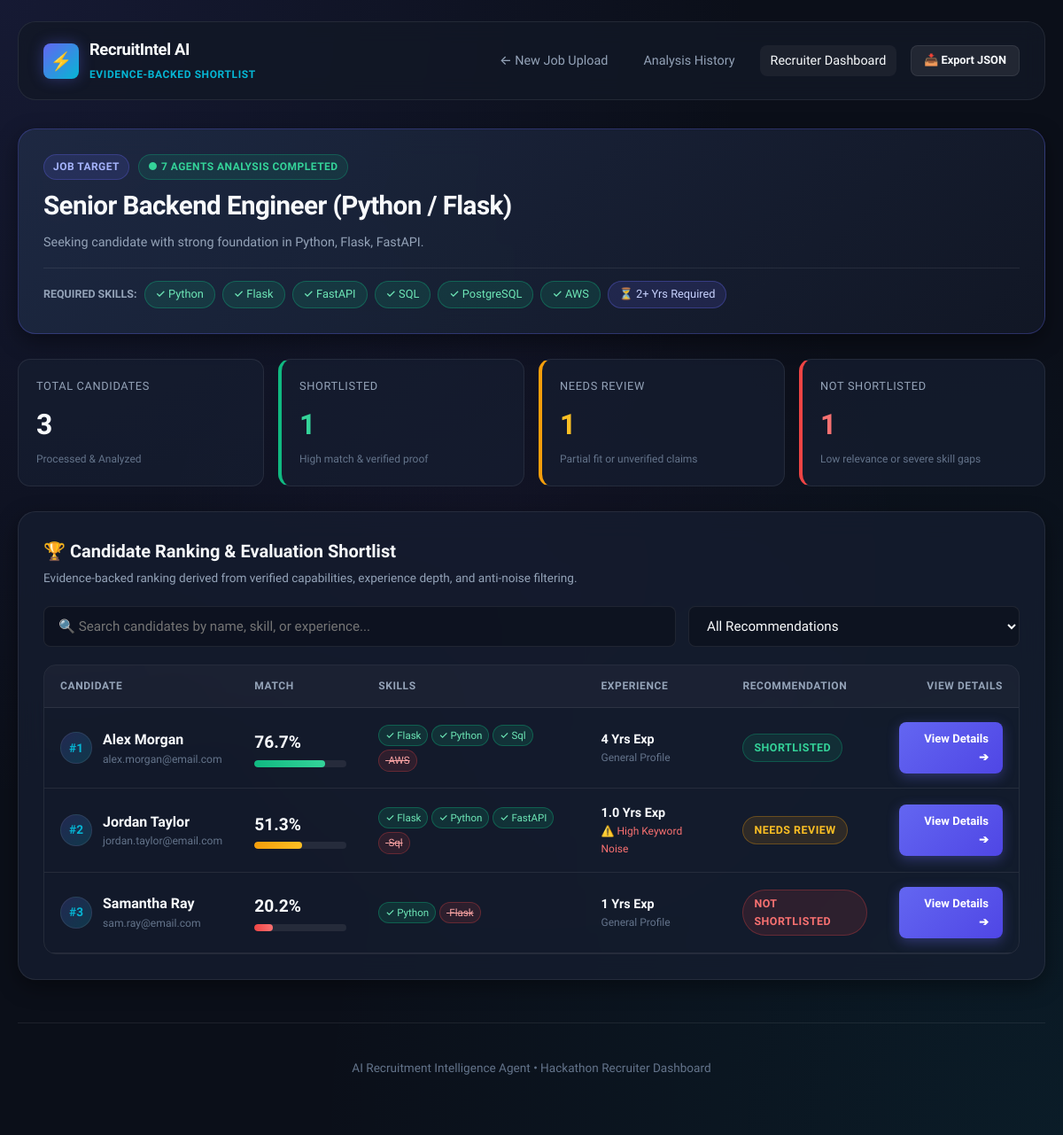
The app's page /dashboard/1 with its own data.
### tables this page shows
CREATE TABLE jobs (
            id INTEGER PRIMARY KEY AUTOINCREMENT,
            title TEXT NOT NULL,
            company TEXT,
            file_name TEXT,
            file_path TEXT,
            raw_text TEXT NOT NULL,
            extracted_requirements TEXT,
            created_at TIMESTAMP DEFAULT CURRENT_TIMESTAMP
        );

CREATE TABLE candidates (
            id INTEGER PRIMARY KEY AUTOINCREMENT,
            job_id INTEGER NOT NULL,
            name TEXT NOT NULL,
            email TEXT,
            phone TEXT,
            file_name TEXT NOT NULL,
            file_path TEXT,
            raw_text TEXT NOT NULL,
            parsed_sections TEXT,
            extracted_skills TEXT,
            evidence_items TEXT,
            noise_signals TEXT,
            match_score REAL DEFAULT 0.0,
            score_breakdown TEXT,
            match_tier TEXT DEFAULT 'Uploaded',
            executive_summary TEXT,
            interview_questions TEXT,
            analysis_status TEXT DEFAULT 'uploaded',
            error_message TEXT,
            created_at TIMESTAMP DEFAULT CURRENT_TIMESTAMP,
            FOREIGN KEY (job_id) REFERENCES jobs (id) ON DELETE CASCADE
        );

### app.py (the view)
@app.route("/dashboard/<int:job_id>")
def dashboard(job_id: int):
    job = get_job_by_id(job_id)
    if not job:
        return redirect(url_for("index"))
    raw_candidates = get_candidates_by_job(job_id)
    jd_data = safe_json_loads(job.get("extracted_requirements"), {})
    candidates = []
    noise_flagged_count = 0
    shortlisted_count = 0
    needs_review_count = 0
    not_shortlisted_count = 0
    for c in raw_candidates:
        cand_dict = dict(c)
        cand_dict["parsed_sections"] = safe_json_loads(c.get("parsed_sections"), {})
        cand_dict["skills_data"] = safe_json_loads(c.get("extracted_skills"), {})
        cand_dict["noise_data"] = safe_json_loads(c.get("noise_signals"), {})
        cand_dict["evidence_data"] = safe_json_loads(c.get("evidence_items"), [])
        cand_dict["score_breakdown"] = safe_json_loads(c.get("score_breakdown"), {})
        cand_dict["evidence_count"] = len(cand_dict["evidence_data"])
        cand_dict["verified_evidence_count"] = sum(
            1 for e in cand_dict["evidence_data"] if e.get("status") == "VERIFIED"
        )
        score = cand_dict.get("match_score", 0.0)
        if score >= 75.0 or cand_dict.get("match_tier") == "Strong Shortlist":
            cand_dict["recommendation_label"] = "Shortlisted"
            cand_dict["recommendation_class"] = "badge-success"
            shortlisted_count += 1
        elif score >= 50.0 or cand_dict.get("match_tier") in ["Potential Match", "Needs Review"]:
            cand_dict["recommendation_label"] = "Needs Review"
            cand_dict["recommendation_class"] = "badge-warning"
            needs_review_count += 1
        else:
            cand_dict["recommendation_label"] = "Not Shortlisted"
            cand_dict["recommendation_class"] = "badge-danger"
            not_shortlisted_count += 1
        if cand_dict["noise_data"] and cand_dict["noise_data"].get("noise_risk_level") in ["MEDIUM", "HIGH"]:
            noise_flagged_count += 1
        candidates.append(cand_dict)
    return render_template(
        "dashboard.html",
        job=job,
        jd_data=jd_data,
        candidates=candidates,
        total_candidates=len(candidates),
        shortlisted_count=shortlisted_count,
        needs_review_count=needs_review_count,
        not_shortlisted_count=not_shortlisted_count,
        noise_flagged_count=noise_flagged_count
    )

### app.py (called while the page is built)
def is_gemini_configured() -> bool:
    return GeminiService.is_configured()

@app.context_processor
def inject_global_vars():
    return {
        "gemini_active": is_gemini_configured()
    }

### database/database.py (called while the page is built)
def get_db_connection() -> sqlite3.Connection:
    os.makedirs(os.path.dirname(DB_PATH), exist_ok=True)
    conn = sqlite3.connect(DB_PATH)
    conn.row_factory = sqlite3.Row
    conn.execute("PRAGMA foreign_keys = ON")
    return conn

def get_job_by_id(job_id: int) -> Optional[Dict[str, Any]]:
    conn = get_db_connection()
    cursor = conn.cursor()
    cursor.execute("SELECT * FROM jobs WHERE id = ?", (job_id,))
    row = cursor.fetchone()
    conn.close()
    return dict(row) if row else None

def get_candidates_by_job(job_id: int) -> List[Dict[str, Any]]:
    conn = get_db_connection()
    cursor = conn.cursor()
    cursor.execute("""
        SELECT * FROM candidates
        WHERE job_id = ?
        ORDER BY match_score DESC, id ASC
    """, (job_id,))
    rows = cursor.fetchall()
    conn.close()
    return [dict(r) for r in rows]

### utils/gemini_service.py (called while the page is built)
    @classmethod
    def get_api_key(cls) -> Optional[str]:
        load_dotenv(override=True)
        key = os.getenv("GEMINI_API_KEY", "").strip()
        if not key or key in ["your_gemini_api_key_here", "your_actual_gemini_api_key_here", ""]:
            return None
        return key

    @classmethod
    def is_configured(cls) -> bool:
        return cls.get_api_key() is not None

### utils/helpers.py (called while the page is built)
def safe_json_loads(data: Any, default: Any = None) -> Any:
    if data is None:
        return default if default is not None else {}
    if isinstance(data, (dict, list)):
        return data
    try:
        return json.loads(data)
    except Exception:
        return default if default is not None else {}

### templates/dashboard.html (shortened to what this page needs)
<!DOCTYPE html>
<html lang="en">
<head>
  <link rel="stylesheet" href="{{ url_for('static', filename='css/style.css') }}">
</head>
<body>
  <div class="container">
    <nav class="navbar">
      <a href="/" class="nav-brand">
        <div class="brand-icon">⚡</div>
        <div class="brand-text">
          <h1>RecruitIntel AI</h1>
          <span>Evidence-Backed Shortlist</span>
        </div>
      </a>
      <div class="nav-links">
        <a href="/" class="nav-link">← New Job Upload</a>
        <a href="/history" class="nav-link">Analysis History</a>
        <a href="/dashboard/{{ job.id }}" class="nav-link active">Recruiter Dashboard</a>
        <a href="/api/job/{{ job.id }}/export" class="btn btn-secondary" style="padding: 6px 14px; font-size: 0.8rem;" target="_blank">
          📥 Export JSON
        </a>
      </div>
    </nav>
    <div class="card" style="background: linear-gradient(135deg, rgba(30, 41, 67, 0.95), rgba(18, 24, 38, 0.95)); border: 1px solid rgba(99, 102, 241, 0.3);">
      <div style="display: flex; justify-content: space-between; align-items: flex-start; flex-wrap: wrap; gap: 16px;">
        <div style="flex: 1; min-width: 280px;">
          <div style="display: flex; align-items: center; gap: 10px; margin-bottom: 6px;">
            <span class="badge badge-primary">Job Target</span>
            <span class="badge badge-success">● 7 Agents Analysis Completed</span>
          </div>
          <h1 style="font-size: 1.85rem; font-weight: 800; letter-spacing: -0.02em; margin-bottom: 6px;">{{ job.title }}</h1>
          <p style="color: var(--text-muted); font-size: 0.9rem; line-height: 1.5; max-width: 800px;">
            {{ jd_data.summary if jd_data and jd_data.summary else 'Automated multi-agent talent intelligence evaluation across uploaded candidate profiles.' }}
          </p>
        </div>
      </div>
      {% if jd_data and (jd_data.required_skills or jd_data.must_have_skills) %}
      <div style="margin-top: 18px; padding-top: 14px; border-top: 1px solid var(--border-color); display: flex; flex-wrap: wrap; align-items: center; gap: 8px;">
        <span style="font-size: 0.78rem; color: var(--text-muted); font-weight: 700; text-transform: uppercase;">
          Required Skills:
        </span>
        {% for skill in (jd_data.required_skills or jd_data.must_have_skills) %}
        <span class="tag tag-matched">✓ {{ skill }}</span>
        {% endfor %}
        {% if jd_data.min_experience_years %}
        <span class="tag" style="background: rgba(99, 102, 241, 0.15); border-color: rgba(99, 102, 241, 0.35); color: #c7d2fe;">
          ⏳ {{ jd_data.min_experience_years }}+ Yrs Required
        </span>
        {% endif %}
      </div>
      {% endif %}
    </div>
    <div class="metrics-grid">
      <div class="metric-card">
        <div class="metric-label">Total Candidates</div>
        <div class="metric-value">{{ total_candidates }}</div>
        <div class="metric-subtext">Processed & Analyzed</div>
      </div>
      <div class="metric-card" style="border-left: 4px solid var(--success);">
        <div class="metric-label">Shortlisted</div>
        <div class="metric-value" style="color: #34d399;">{{ shortlisted_count }}</div>
        <div class="metric-subtext">High match & verified proof</div>
      </div>
      <div class="metric-card" style="border-left: 4px solid var(--warning);">
        <div class="metric-label">Needs Review</div>
        <div class="metric-value" style="color: #fbbf24;">{{ needs_review_count }}</div>
        <div class="metric-subtext">Partial fit or unverified claims</div>
      </div>
      <div class="metric-card" style="border-left: 4px solid var(--danger);">
        <div class="metric-label">Not Shortlisted</div>
        <div class="metric-value" style="color: #f87171;">{{ not_shortlisted_count }}</div>
        <div class="metric-subtext">Low relevance or severe skill gaps</div>
      </div>
    </div>
    <div class="card">
      <div class="card-header">
        <div>
          <h2 class="card-title">🏆 Candidate Ranking & Evaluation Shortlist</h2>
          <p class="card-subtitle">Evidence-backed ranking derived from verified capabilities, experience depth, and anti-noise filtering.</p>
        </div>
      </div>
      <div style="display: flex; gap: 14px; margin-bottom: 20px; flex-wrap: wrap;">
        <input type="text" id="candidateSearch" class="form-control" style="flex: 2; min-width: 240px;" placeholder="🔍 Search candidates by name, skill, or experience...">
        <select id="tierFilter" class="form-control" style="flex: 1; min-width: 200px;">
          <option value="ALL">All Recommendations</option>
        </select>
      </div>
      <div class="table-container">
        <table class="data-table">
          <thead>
            <tr>
              <th>Candidate</th>
              <th>Match</th>
              <th>Skills</th>
              <th>Experience</th>
              <th>Recommendation</th>
              <th style="text-align: right;">View Details</th>
            </tr>
          </thead>
          <tbody>
            {% for c in candidates %}
            <tr class="candidate-row"
                data-name="{{ c.name }}"
                data-tier="{{ c.recommendation_label }}"
                data-skills="{% if c.skills_data %}{{ c.skills_data.normalized_candidate_skills|join(' ') }}{% endif %}">
              <td style="min-width: 200px;">
                <div style="display: flex; align-items: center; gap: 12px;">
                  <div style="width: 36px; height: 36px; border-radius: 50%; background: linear-gradient(135deg, rgba(99,102,241,0.2), rgba(6,182,212,0.2)); display: flex; align-items: center; justify-content: center; font-weight: 800; font-size: 0.85rem; color: var(--secondary); border: 1px solid var(--border-color);">
                    #{{ loop.index }}
                  </div>
                  <div>
                    <div style="font-weight: 700; font-size: 1rem; color: var(--text-main);">{{ c.name }}</div>
                    <div style="font-size: 0.76rem; color: var(--text-dim);">
                      {{ c.email if c.email and c.email != 'Not found' else c.file_name }}
                    </div>
                  </div>
                </div>
              </td>
              <td style="min-width: 140px;">
                <div style="display: flex; align-items: baseline; gap: 4px; margin-bottom: 4px;">
                  <strong style="font-size: 1.2rem; color: var(--text-main);">{{ c.match_score|round(1) }}%</strong>
                </div>
                <div class="progress-bar-container">
                  <div class="progress-bar-fill {% if c.match_score >= 75 %}fill-success{% elif c.match_score >= 50 %}fill-warning{% else %}fill-danger{% endif %}"
                       style="width: {{ c.match_score }}%;"></div>
                </div>
              </td>
              <td style="max-width: 260px;">
                {% if c.skills_data %}
                <div style="display: flex; flex-wrap: wrap; gap: 4px;">
                  {% for s in c.skills_data.matched_must_haves[:3] %}
                  <span class="tag tag-matched" style="font-size: 0.72rem; padding: 2px 7px;">✓ {{ s }}</span>
                  {% endfor %}
                  {% if c.skills_data.missing_critical_skills %}
                  <span class="tag tag-missing" style="font-size: 0.72rem; padding: 2px 7px;">
                    -{{ c.skills_data.missing_critical_skills[0] }}
                  </span>
                  {% endif %}
                </div>
                {% else %}
                <span style="color: var(--text-dim); font-size: 0.8rem;">Pending analysis</span>
                {% endif %}
              </td>
              <td style="min-width: 130px;">
                <div style="font-size: 0.9rem; font-weight: 600; color: var(--text-main);">
                  {% if c.parsed_sections and c.parsed_sections.total_experience_years %}
                    {{ c.parsed_sections.total_experience_years }} Yrs Exp
                  {% else %}
                    {{ c.score_breakdown.breakdown.experience_fit.details if c.score_breakdown and c.score_breakdown.breakdown else '1+ Yrs' }}
                  {% endif %}
                </div>
                <div style="font-size: 0.75rem; color: var(--text-dim);">
                  {% if c.noise_data and c.noise_data.noise_risk_level == 'HIGH' %}
                  <span style="color: #f87171;">⚠️ High Keyword Noise</span>
                  {% elif c.verified_evidence_count > 0 %}
                  <span style="color: #34d399;">✓ {{ c.verified_evidence_count }} Proof Citations</span>
                  {% else %}
                  <span>General Profile</span>
                  {% endif %}
                </div>
              </td>
              <td>
                <span class="badge {{ c.recommendation_class }}" style="font-size: 0.78rem; padding: 5px 12px;">
                  {{ c.recommendation_label }}
                </span>
              </td>
              <td style="text-align: right;">
                <a href="/candidate/{{ c.id }}" class="btn btn-primary" style="padding: 8px 16px; font-size: 0.82rem;">
                  View Details ➔
                </a>
              </td>
            </tr>
            {% endfor %}
          </tbody>
        </table>
      </div>
    </div>
    <footer class="footer">
      AI Recruitment Intelligence Agent • Hackathon Recruiter Dashboard
    </footer>
  </div>
</body>
</html>

### records on screen
jobs: title "Senior Backend Engineer (Python / Flask)"
candidates: name "Alex Morgan", email "alex.morgan@email.com", match_score "76.7", 3 "Flask" "Python" "Sql", skills_data "AWS", parsed_sections.total_experience_years "4", shows "General Profile", recommendation_label "SHORTLISTED"
candidates: name "Jordan Taylor", email "jordan.taylor@email.com", match_score "51.3", 3 "Flask" "Python" "FastAPI", skills_data "Sql", parsed_sections.total_experience_years "1.0", shows "⚠️ High Keyword Noise", recommendation_label "NEEDS REVIEW"
candidates: name "Samantha Ray", email "sam.ray@email.com", match_score "20.2", 3 "Python", skills_data "Flask", parsed_sections.total_experience_years "1", shows "General Profile", recommendation_label "NOT SHORTLISTED"

### other values on screen
{{ skill }} "Python" "Flask" "FastAPI" "SQL" "PostgreSQL" "AWS"
{{ jd_data.min_experience_years }} "2"
{{ total_candidates }} "3"
{{ shortlisted_count }} "1"
{{ needs_review_count }} "1"
{{ not_shortlisted_count }} "1"
